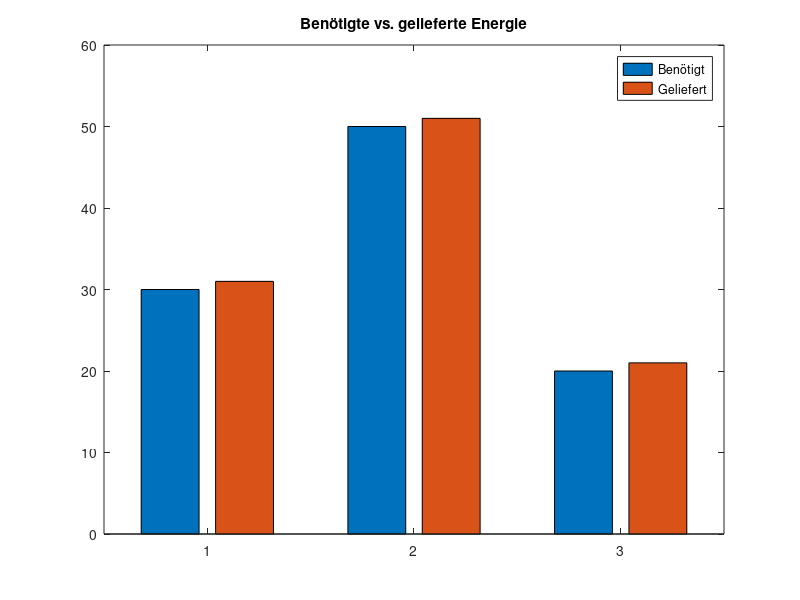

MATLAB code for this plot:
% Workspace zurücksetzen
clear all;
close all;
clc;

% Gleichungssystem aufstellen und lösen
A = [2 3 1; 4 2 3; 1 1 2];
c = [30; 50; 20];
X = linsolve(A, c)
X_round = round(X)
actualC = A*X_round;

% Balkendiagramm der benötigten vs. gelieferten Energie
bars = [c actualC]
bar(bars);
title('Benötigte vs. gelieferte Energie');
legend('Benötigt', 'Geliefert');